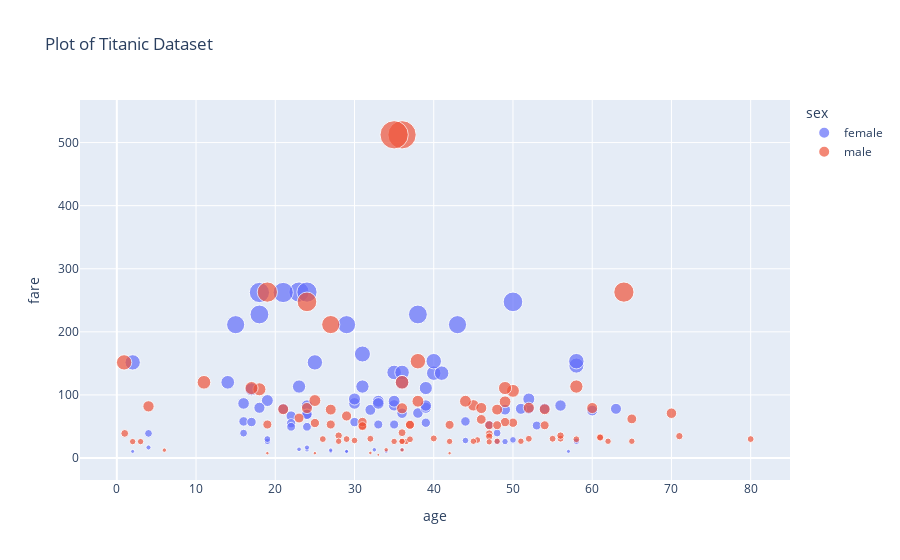

Write notebook code for a chart like this one.
### Code cell
# scatter plot
df.dropna(inplace=True)
fig = px.scatter(df, x='age', y='fare', color='sex', size= 'fare', title='Plot of Titanic Dataset')
fig.show()
